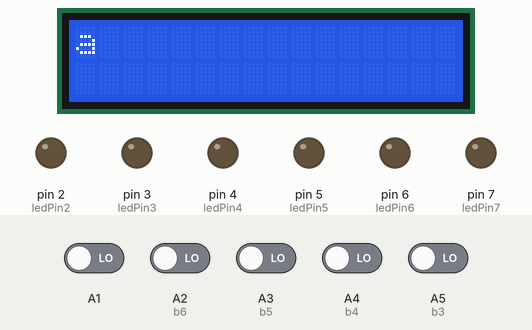
This sketch was run on a simulated Arduino Nano, built with avr-gcc and run on an emulated ATmega328P. Parts: 16×2 character LCD, output pins drawn as LEDs (lit = HIGH). The inputs (shaded band) are chosen by the test bench; at power-on: A1, A2 (b6), A3 (b5), A4 (b4), A5 (b3) LOW. What the sketch prints to the serial monitor is not drawn.

Above: at 1.7 s.
1.8 s: A1 driven HIGH
At 4.1 s:
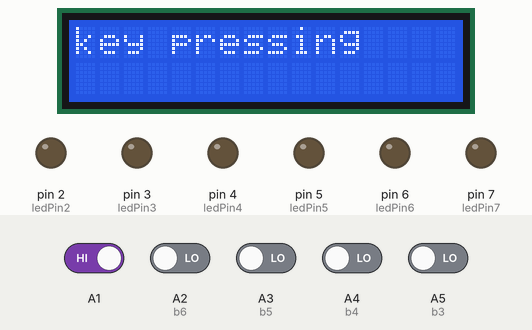
6.0 s: A1 driven LOW
At 8.3 s:
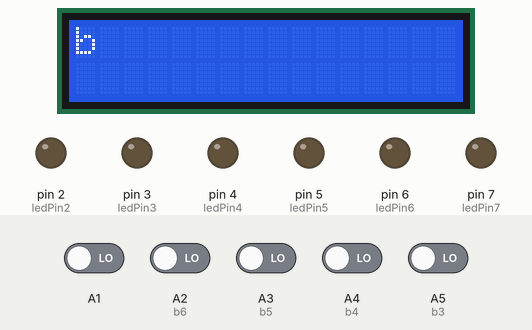
10.2 s: A1 driven HIGH and A2 (b6) driven HIGH
At 11.0 s:
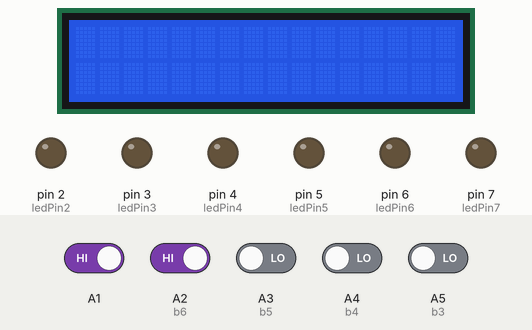
14.4 s: A3 (b5) driven HIGH
At 17.5 s:
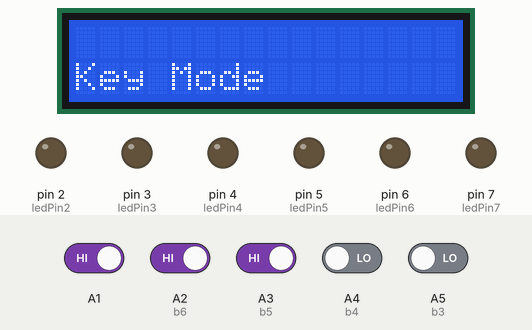
18.6 s: A2 (b6) driven LOW
At 21.4 s:
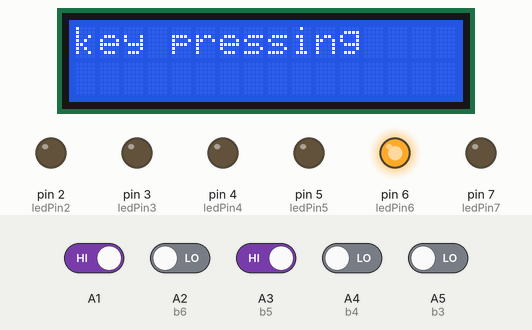
22.8 s: A4 (b4) driven HIGH
At 24.2 s:
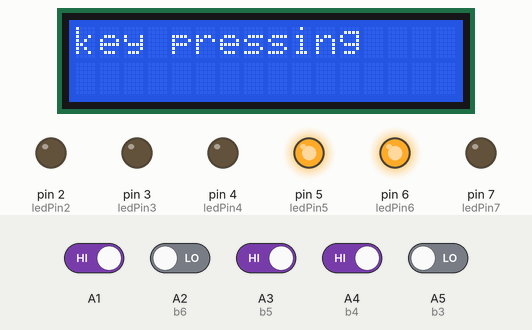
Timing chart, 0 to 28.0 s (numbered marks = the images above; inputs shaded):
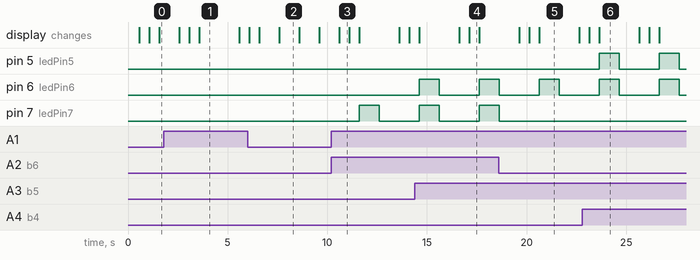

Measured:
- after the input at 1.8 s, the display: first changes after 0.78 s (image 1 shows a later state)
- after the input at 6.0 s, the display: first changes after 0.09 s (image 2 shows a later state)
- after the input at 10.2 s, pin 7 (ledPin7): LOW → HIGH after 1.4 s, → LOW 1.0 s later; the display: changes after 0.40 s (image 3)
- after the input at 14.4 s, pin 6 (ledPin6): LOW → HIGH after 0.22 s, → LOW 1.0 s later, → HIGH 2.0 s later
- after the input at 18.6 s, pin 7 (ledPin7): goes on until 18.6 s, then stays LOW
- after the input at 22.8 s, pin 5 (ledPin5): alternates HIGH for 1.0 s and LOW for 2.0 s, starting after 0.85 s
- what the display in image 1 shows lasts 2.0 s, from 3.6 s to 5.6 s

The sketch:

KEYSOL2_17jan18_fun.ino
```cpp
//common code: entry&1 entry&2 entry&4 entry&8 entry&16 entry&32
#include <LiquidCrystal.h>
LiquidCrystal lcd(13, 12, 11, 10, 9, 8);

void keypad_sense(void);
void solenoid_test(void);
void Char_all(void);
int buttonStateAll();


int data=0;
int inByte=0;
int updatedata=data;
const char charac[]={'a','b','c','d','e','f','g','h','i','j','k','l','m','n','o','p','q','r','s','t','u','v','w','x','y','z','0','1','2','3','4','5','6','7','8','9'};
const int charv[]={0b000001,0b000011,0b001001,0b011001,0b010001,0b001011,0b011011,0b010011,0b001010,0b011010,0b000101,0b000111,0b001101,0b011101,0b010101,0b001111,0b011111,0b010111,0b001110,0b011110,0b100101,0b100111,0b111010,0b101101,0b111101,0b110101};
const int reset=0;
const int dval= 1000;
const int b1 = A7;
const int b2 = A6;
const int b3 = A5;
const int b4 = A4;
const int b5 = A3;
const int b6 = A2;


// the number of the pushbutton printer
const int ledPin2 =  2;
const int ledPin3 =  3;
const int ledPin4 =  4;
const int ledPin5 =  5;
const int ledPin6 =  6;
const int ledPin7 =  7;

// variables will change:
int buttonState = 0;         // variable for reading the pushbutton status
int buttonState1 = 0;
int buttonState2 = 0;
int buttonState3 = 0;
int buttonState4 = 0;
int buttonState5 = 0;


void setup() {
  // initialize the LED pin as an output:
  pinMode(ledPin2, OUTPUT);
  // initialize the pushbutton pin as an input:
  pinMode(b1, INPUT);
   pinMode(ledPin3, OUTPUT);
  // initialize the pushbutton pin as an input:
  pinMode(b2, INPUT);
   pinMode(ledPin4, OUTPUT);
  // initialize the pushbutton pin as an input:
  pinMode(b3, INPUT);
   pinMode(ledPin5, OUTPUT);
  // initialize the pushbutton pin as an input:
  pinMode(b4, INPUT);
   pinMode(ledPin6, OUTPUT);
  // initialize the pushbutton pin as an input:
  pinMode(b5, INPUT);
   pinMode(ledPin7, OUTPUT);
  // initialize the pushbutton pin as an input:
  pinMode(b6, INPUT);
  lcd.begin(16, 2);
  Serial.begin(9600);
  Serial.println("Testing Started");
  delay(500);
  lcd.print("Select Auto:Training");
  lcd.setCursor(0,1);
  lcd.print("Select Key:pressing");
  }


void loop() {
  Serial.println("Select A or K");
  delay(500);
  lcd.clear();
    inByte = digitalRead(A1);

  if (inByte == 1){

    lcd.setCursor(0,1);
    lcd.print("Key Mode");
    delay(500);
    lcd.clear();
    //Char_all();
    keypad_sense();
  }
  else {
    // lcd.setCursor(0,1);
    lcd.print("Auto Mode");
    delay(500);
    lcd.clear();
    //solenoid_test();
    Char_all();
  }
}

void solenoid_test(void)
{
 // lcd.print("Edutainment kit");
 // Test each pin for actuation
 digitalWrite(ledPin2, 1);
 delay(500);
 digitalWrite(ledPin2, 0);
 delay(500);
 digitalWrite(ledPin3, 1);
 delay(500);
 digitalWrite(ledPin3, 0);
 delay(500);
 digitalWrite(ledPin4, 1);
 delay(500);
 digitalWrite(ledPin4, 0);
 delay(500);
 digitalWrite(ledPin5, 1);
 delay(500);
 digitalWrite(ledPin5, 0);
 delay(500);
 digitalWrite(ledPin6, 1);
 delay(500);
 digitalWrite(ledPin6, 0);
 delay(500);
 digitalWrite(ledPin7, 1);
 delay(500);
 digitalWrite(ledPin7, 0);
 delay(500);
 //pin testing complete
 //lcd.clear();

  digitalWrite(ledPin2, 1);
  digitalWrite(ledPin3, 1);
  digitalWrite(ledPin4, 1);
  digitalWrite(ledPin5, 1);
  digitalWrite(ledPin6, 1);
  digitalWrite(ledPin7, 1);
  //lcd.print("All low");
  delay(500);
 }

void Char_all(void) //all characters
{
  for(int x=0;x<36;x++)
  {
    lcd.print(charac[x]);
    Serial.println(charac[x]);
//    digitalWrite(ledPin2, charv[x]&1);
//    digitalWrite(ledPin3, charv[x]&2);
//    digitalWrite(ledPin4, charv[x]&4);
//    digitalWrite(ledPin5, charv[x]&8);
//    digitalWrite(ledPin6, charv[x]&16);
//    digitalWrite(ledPin7, charv[x]&32);
//    delay(1000);
//    digitalWrite(ledPin2, HIGH);
//    digitalWrite(ledPin3, HIGH);
//    digitalWrite(ledPin4, HIGH);
//    digitalWrite(ledPin5, HIGH);
//    digitalWrite(ledPin6, HIGH);
//    digitalWrite(ledPin7, HIGH);
    delay(1000);
    lcd.clear();
    if (digitalRead(A1) == 1) break;
  }
}
int buttonStateAll()
{
  buttonState = digitalRead(b1);
 buttonState1 = digitalRead(b2);
 buttonState2 = digitalRead(b3);
 buttonState3 = digitalRead(b4);
 buttonState4 = digitalRead(b5);
 buttonState5 = digitalRead(b6);
 Serial.println(buttonState);
 Serial.println(buttonState1);
 Serial.println(buttonState2);
 Serial.println(buttonState3);
 Serial.println(buttonState4);
 Serial.println(buttonState5);


  data=(buttonState)|(buttonState1<<1)|(buttonState2<<2)|(buttonState3<<3)|(buttonState4<<4)|(buttonState5<<5);

   return data;

}
void keypad_sense(void)
{
 lcd.print("key pressing");
 //lcd.clear();

  int buttonstate = buttonStateAll();


 Serial.write("data :  ");Serial.println(buttonstate);
 digitalWrite(ledPin2, data&1);
 digitalWrite(ledPin3, data&2);
 digitalWrite(ledPin4, data&4);
 digitalWrite(ledPin5, data&8);
 digitalWrite(ledPin6, data&16);
 digitalWrite(ledPin7, data&32);
 delay(dval);
 digitalWrite(ledPin2, LOW);
 digitalWrite(ledPin3, LOW);
 digitalWrite(ledPin4, LOW);
 digitalWrite(ledPin5, LOW);
 digitalWrite(ledPin6, LOW);
 digitalWrite(ledPin7, LOW);
 delay(dval);
 lcd.clear();
 for(int x=0;x<26;x++)
     if (charv[x]==data)
     {
       lcd.print(charac[x]);
       Serial.println(charac[x]);
       break;
     }

}
```
